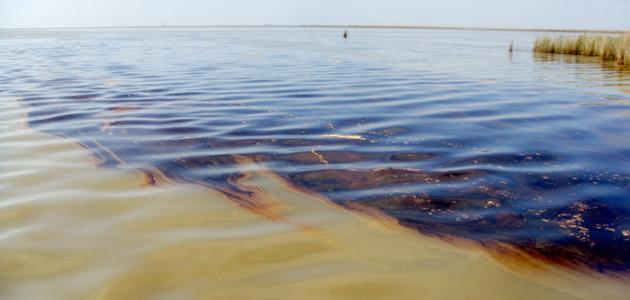
#> input picture oil_dedect/oil1.jpg, 630 x 300 px, found by its file name
$ python '1-find rgp for photo .py'
#> lines starting #> are read from the running program, lines starting #| are printed output that depends on the picture; long printed decimals are rounded
import cv2
import numpy as np

def extract_color_features(image_path):
    # Load the image using the provided path
#> called with image_path = 'D:\\project 2\\oil_dedect\\oil1.jpg'
    image = cv2.imread(image_path)
#> image is the input picture: shape (300, 630, 3); mean B, G, R 153.2, 151.1, 148.5

    # Convert the image to BGR color space
    image_bgr = cv2.cvtColor(image, cv2.COLOR_RGB2BGR)

    # Calculate mean RGB values
    mean_rgb = np.mean(image_bgr, axis=(0, 1))
#> mean_rgb = [148.5, 151.1, 153.2]

    # Extract saturation component from HSV color space
    image_hsv = cv2.cvtColor(image, cv2.COLOR_RGB2HSV)
#> image_hsv: shape (300, 630, 3); mean H, S, V 53.5, 71.9, 171.9
    saturation = image_hsv[:, :, 1]
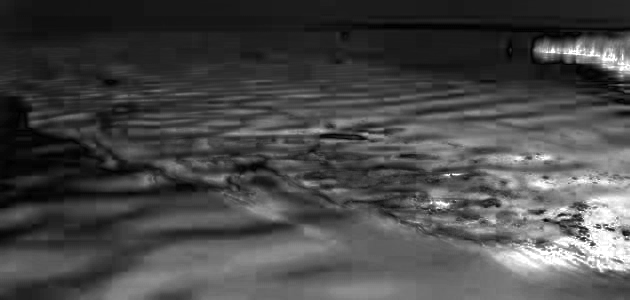
#> saturation: shape (300, 630); min 0, max 255, mean 71.9

    # Compute color difference between each pixel and reference clean water color
    reference_color = np.array([255, 255, 255])
    color_diff = np.linalg.norm(image_bgr - reference_color, axis=2)
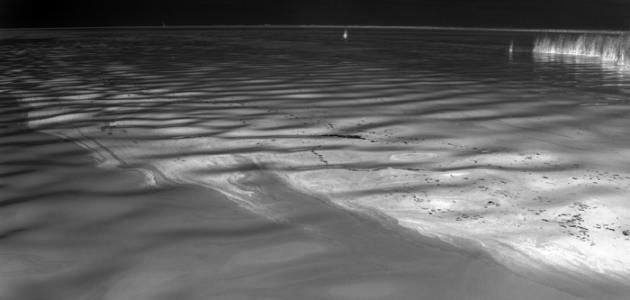
#> color_diff: shape (300, 630) float64; min 24.37, max 435.4, mean 183.4; drawn with min black and max white

    return mean_rgb, saturation, color_diff

# Extract color features for the image at "D:\project 2\oil_dedect\oil1.jpg"
mean_rgb, saturation, color_diff = extract_color_features("D:\project 2\oil_dedect\oil1.jpg")
#> mean_rgb = [148.5, 151.1, 153.2]

print("Mean RGB values:", mean_rgb)
#| Mean RGB values: [148.501 151.134 153.199]
print("Saturation:", saturation)
#> (printed output is left out)
print("Color difference:", color_diff)
#> (printed output is left out)

$ run again, with oil_dedect/oil0.jpg copied over oil_dedect/oil1.jpg
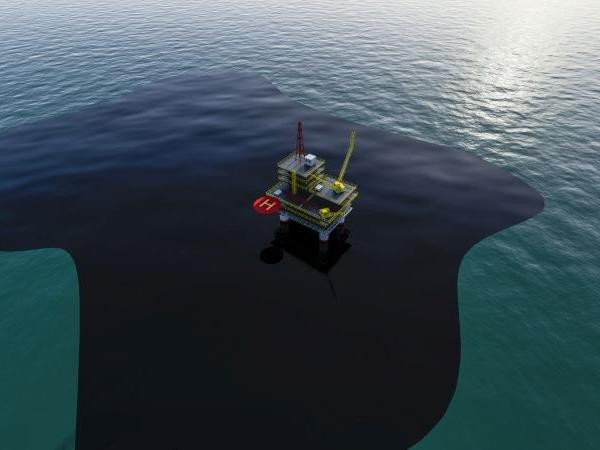
#> input picture oil_dedect/oil0.jpg, 600 x 450 px, found by its file name
#> in extract_color_features, image is the input picture: shape (450, 600, 3); mean B, G, R 86, 77.8, 63.4
#> in extract_color_features, `mean_rgb = np.mean(image_bgr, axis=(0, 1))`: mean_rgb = [63.4, 77.85, 86.02]
#> image_hsv: shape (450, 600, 3); mean H, S, V 26.8, 87.2, 86.8
#> in extract_color_features, `saturation = image_hsv[:, :, 1]`:
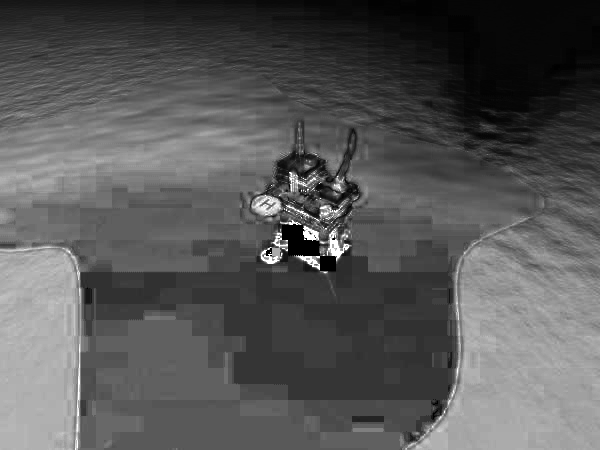
#> saturation: shape (450, 600); min 0, max 255, mean 87.2
#> in extract_color_features, `color_diff = np.linalg.norm(image_bgr - reference_color, axis=2)`:
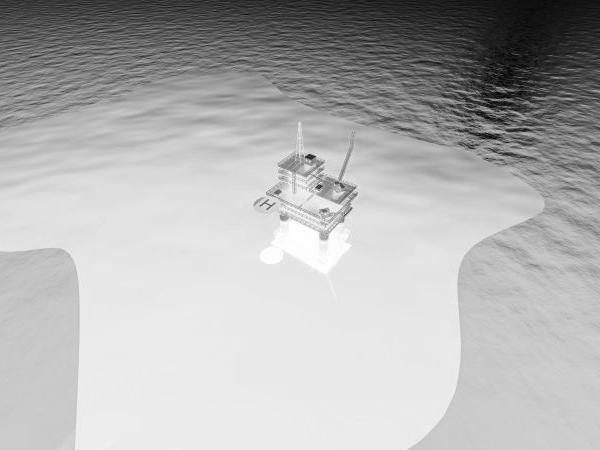
#> color_diff: shape (450, 600) float64; min 2.24, max 441.7, mean 311.3; drawn with min black and max white
#| Mean RGB values: [63.399 77.849 86.022]
#> (printed output is left out)
#> (printed output is left out)

$ run again, with oil_dedect/oil10.jpg copied over oil_dedect/oil1.jpg
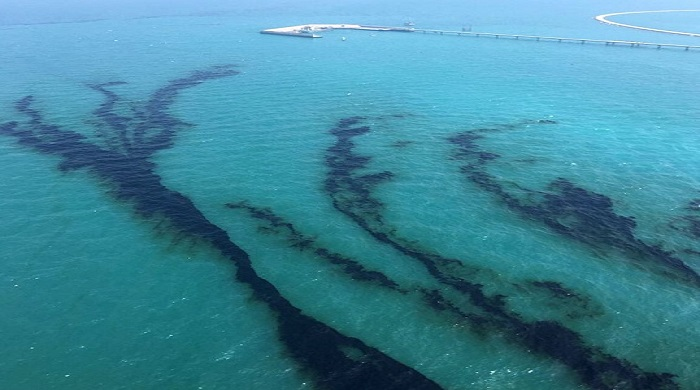
#> input picture oil_dedect/oil10.jpg, 700 x 390 px, found by its file name
#> in extract_color_features, image is the input picture: shape (390, 700, 3); mean B, G, R 154, 134.6, 63.3
#> in extract_color_features, `mean_rgb = np.mean(image_bgr, axis=(0, 1))`: mean_rgb = [63.26, 134.6, 154]
#> image_hsv: shape (390, 700, 3); mean H, S, V 23.5, 158.3, 154.1
#> in extract_color_features, `saturation = image_hsv[:, :, 1]`:
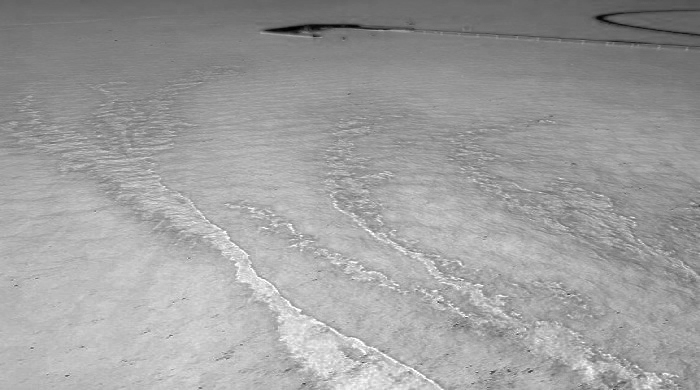
#> saturation: shape (390, 700); min 0, max 255, mean 158.3
#> in extract_color_features, `color_diff = np.linalg.norm(image_bgr - reference_color, axis=2)`:
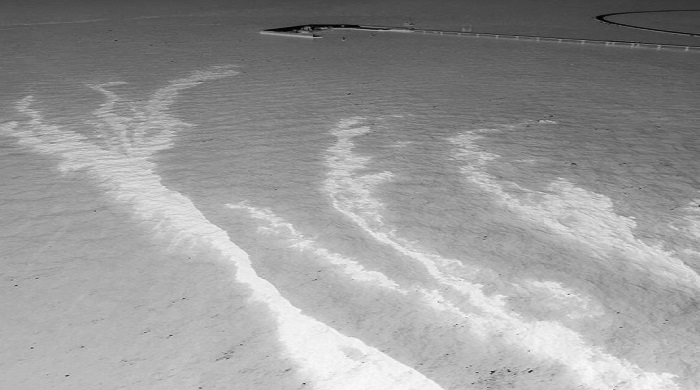
#> color_diff: shape (390, 700) float64; min 1, max 417.9, mean 251; drawn with min black and max white
#| Mean RGB values: [ 63.256 134.599 154.040]
#> (printed output is left out)
#> (printed output is left out)

$ run again, with oil_dedect/oil11.jpg copied over oil_dedect/oil1.jpg
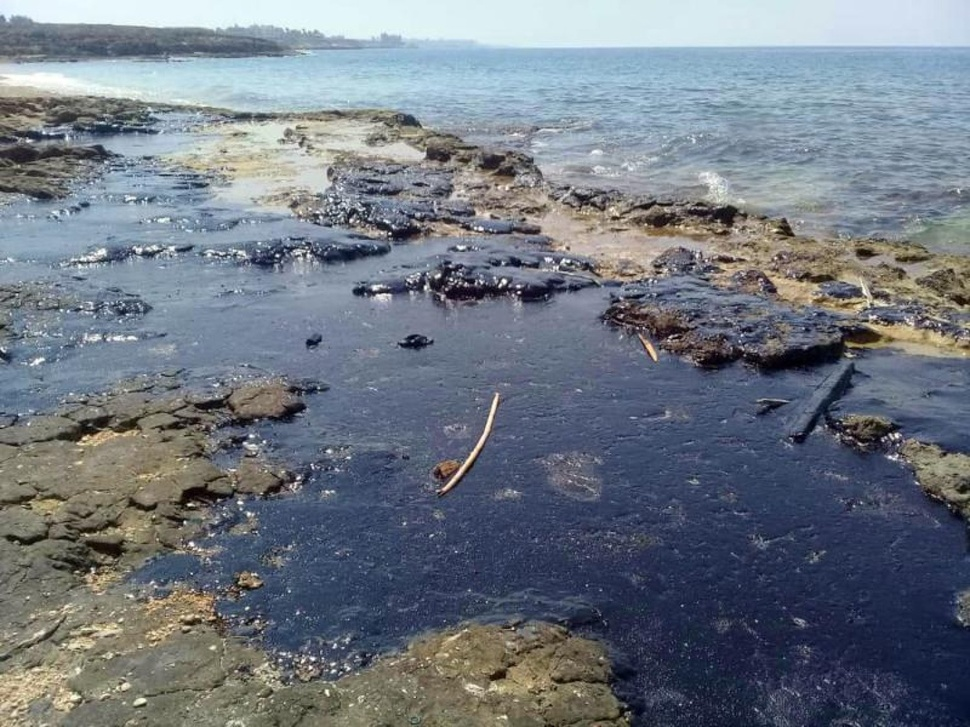
#> input picture oil_dedect/oil11.jpg, 970 x 727 px, shrunk from 1500 x 1125 before the run, found by its file name
#> in extract_color_features, image is the input picture: shape (727, 970, 3); mean B, G, R 130.1, 119.7, 111.6
#> in extract_color_features, `mean_rgb = np.mean(image_bgr, axis=(0, 1))`: mean_rgb = [111.6, 119.7, 130.1]
#> image_hsv: shape (727, 970, 3); mean H, S, V 38.5, 65.3, 135.7
#> in extract_color_features, `saturation = image_hsv[:, :, 1]`:
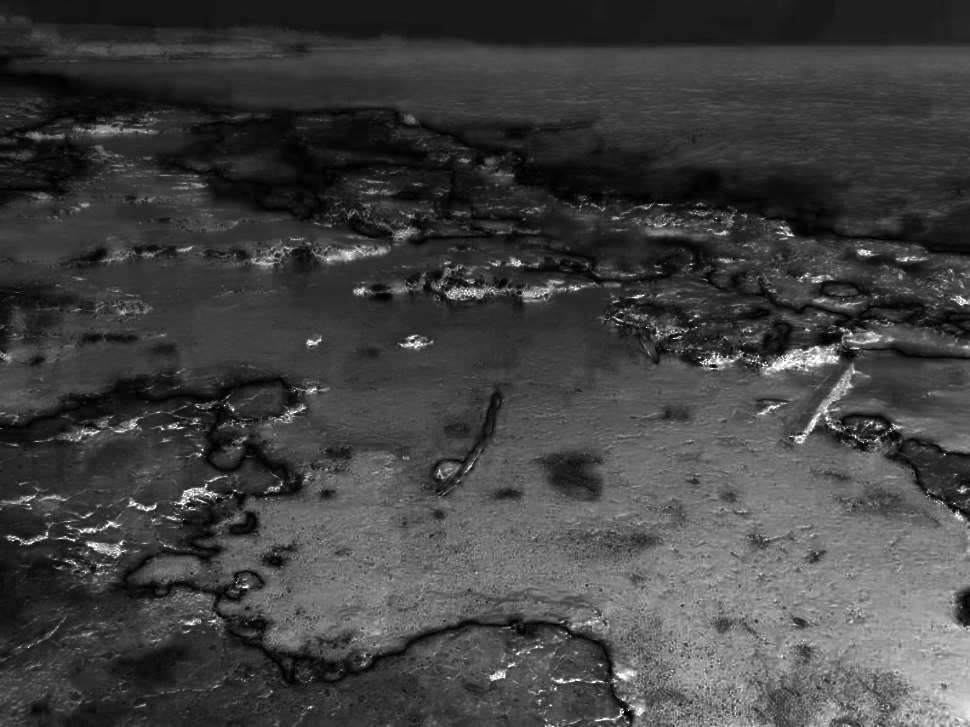
#> saturation: shape (727, 970); min 0, max 255, mean 65.3
#> in extract_color_features, `color_diff = np.linalg.norm(image_bgr - reference_color, axis=2)`:
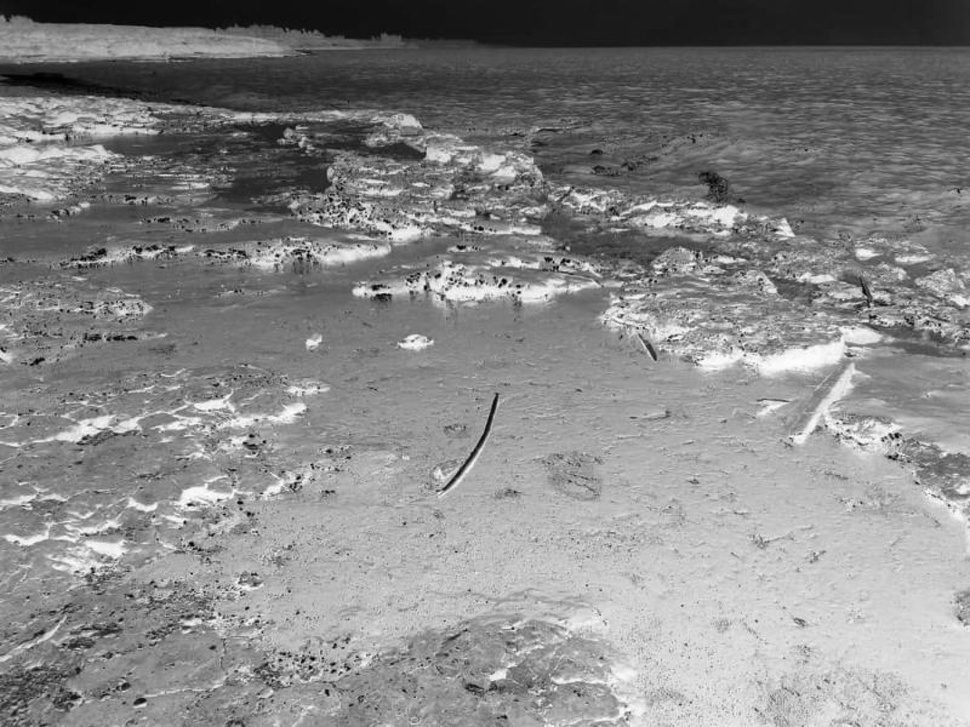
#> color_diff: shape (727, 970) float64; min 0, max 441.1, mean 234.5; drawn with min black and max white
#| Mean RGB values: [111.645 119.734 130.120]
#> (printed output is left out)
#> (printed output is left out)
